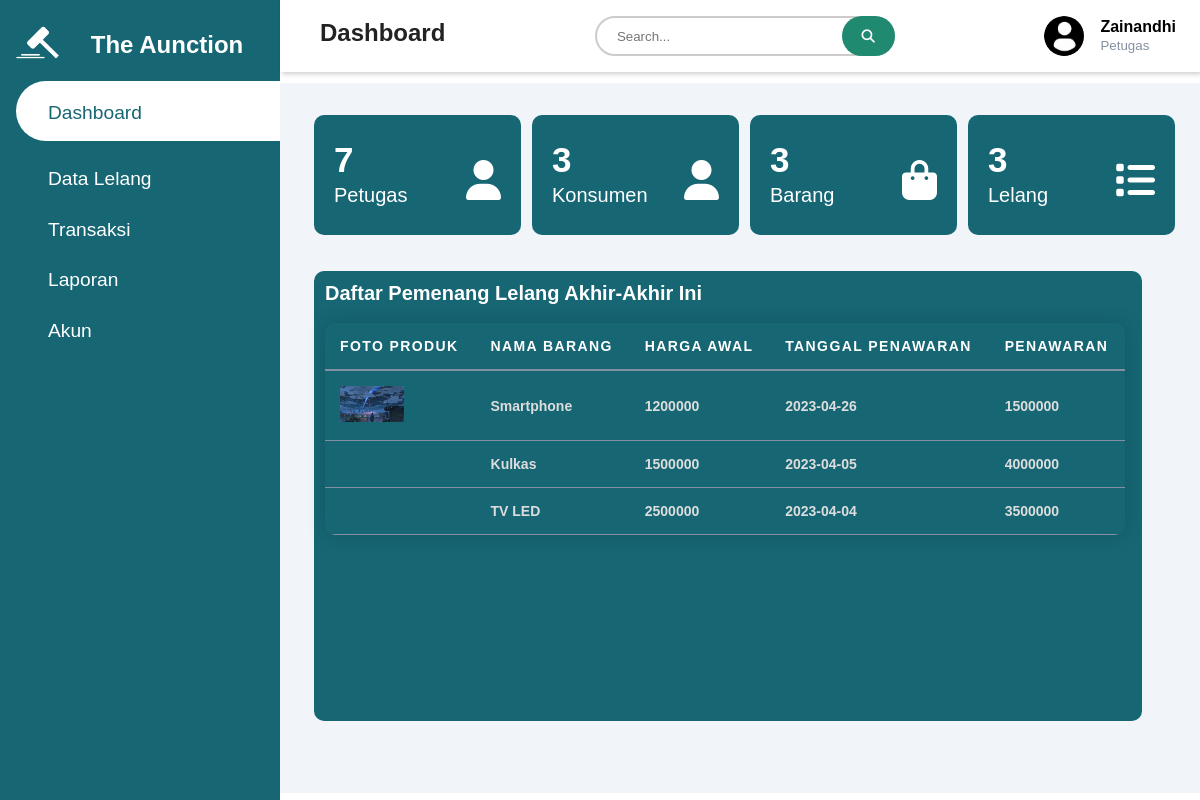
The app's page /petugas/petugaspage.php (signed in) with its own data.
### tables this page shows
CREATE TABLE `tpetugas` (
  `id_petugas` int(11) NOT NULL,
  `nama_petugas` varchar(50) NOT NULL,
  `username` varchar(25) NOT NULL,
  `password` varchar(25) NOT NULL,
  `id_level` int(11) NOT NULL,
  `gambar` varchar(50) NOT NULL
);

CREATE TABLE `thistori_lelang` (
  `id_histori` int(11) NOT NULL,
  `id_lelang` int(11) NOT NULL,
  `id_barang` int(11) NOT NULL,
  `id_user` int(11) NOT NULL,
  `tanggal_penawaran` date DEFAULT curdate(),
  `penawaran_harga` int(11) NOT NULL
);

CREATE TABLE `tbarang` (
  `id_barang` int(11) NOT NULL,
  `nama_barang` varchar(25) NOT NULL,
  `tanggal` date NOT NULL,
  `harga_awal` int(20) NOT NULL,
  `deskripsi_barang` text NOT NULL,
  `gambar_barang` varchar(50) NOT NULL
);

### petugas/petugaspage.php (the view, shortened to what this page needs)
<?php
require '../php/koneksi.php';
if (isset($_SESSION['login'])) {
    $id_petugas = $_SESSION['id_petugas'];
    $query = "SELECT * FROM tpetugas WHERE id_petugas='$id_petugas'";
    $a = mysqli_query($koneksi, $query);
    $data = mysqli_fetch_array($a);
    $d1 = $data['username'];
} else {
    header("location:../../php/page/loginpetugas.php");
}
?>
<!DOCTYPE html>
<html lang="en">
<head>
    <link rel="stylesheet"
        href="https://maxst.icons8.com/vue-static/landings/line-awesome/line-awesome/1.3.0/css/line-awesome.min.css">
    <link rel="stylesheet" href="https://cdnjs.cloudflare.com/ajax/libs/font-awesome/6.4.0/css/all.min.css"
 />
    <link rel="stylesheet" href="../assets/css/test.css">
</head>
<body>
    <div class="sidebar">
        <div class="sidebar-brand">
            <h1>
                <img src="../assets/img/LELANG6.png" alt="" width="70px" height="70px">
                <h2>The Aunction</h2>
            </h1>
        </div>
        <div class="sidebar-menu">
            <ul>
                <li>
                    <a href="page/dashboard_petugas.php" class="active"><span class="las la-igloo"></span>
                        <span>Dashboard</span></a>
                </li>
            </ul>
            <ul>
                <li>
                    <a href="page/datalelangpetugas.php"><span class="las la-clipboard-list"></span>
                        <span>Data Lelang</span></a>
                </li>
            </ul>
            <ul>
                <li>
                    <a href="page/datatransaksi.php"><span class="las la-clipboard-list"></span>
                        <span>Transaksi</span></a>
                </li>
            </ul>
            <ul>
                <li>
                    <a href="page/laporan_petugas.php"><span class="las la-clipboard-list"></span>
                        <span>Laporan</span></a>
                </li>
            </ul>
            <ul>
                <li>
                    <a href="page/akun_petugas.php"><span class="las la-user-circle"></span>
                        <span>Akun</span></a>
                </li>
            </ul>
        </div>
    </div>
    <div class="main-content">
        <header>
            <h2>
                <label for="nav-toggle">
                    <span class="las la-bars"></span>
                </label>
                Dashboard
            </h2>
            <div class="search-box">
                <form action="" method="POST">
                    <input type="text" name="search" placeholder="Search...">
                    <button type="submit" name="submit-search"><i class="fa fa-search"></i></button>
                </form>
            </div>
            <div class="user-wrapper">
                <img src="../assets/img/<?= $data['gambar'] ?>" width="40px" height="40px" alt="">
                <div>
                    <h4>
                        <?= $d1 ?>
                    </h4>
                    <small>Petugas</small>
                </div>
            </div>
        </header>
        <main>
            <?php
            include '../php/koneksi.php';
            $data1 = mysqli_query($koneksi, "SELECT COUNT(*)FROM tpetugas");
            $d1 = mysqli_fetch_array($data1);
            $data2 = mysqli_query($koneksi, "SELECT COUNT(*)FROM tkonsumen");
            $d2 = mysqli_fetch_array($data2);
            $data3 = mysqli_query($koneksi, "SELECT COUNT(*)FROM tbarang");
            $d3 = mysqli_fetch_array($data3);
            $data4 = mysqli_query($koneksi, "SELECT COUNT(*)FROM tlelang");
            $d4 = mysqli_fetch_array($data4);
            ?>
            <div class="col-div-3">
                <div class="box">
                    <p>
                        <?= $d1['COUNT(*)']; ?><br /><span>Petugas</span>
                    </p>
                    <i class="fa fa-user box-icon"></i>
                </div>
            </div>
            <div class="col-div-3">
                <div class="box">
                    <p>
                        <?= $d2['COUNT(*)']; ?><br /><span>Konsumen</span>
                    </p>
                    <i class="fa fa-user box-icon"></i>
                </div>
            </div>
            <div class="col-div-3">
                <div class="box">
                    <p>
                        <?= $d3['COUNT(*)']; ?><br /><span>Barang</span>
                    </p>
                    <i class="fa fa-shopping-bag box-icon"></i>
                </div>
            </div>
            <div class="col-div-3">
                <div class="box">
                    <p>
                        <?= $d4['COUNT(*)']; ?><br /><span>Lelang</span>
                    </p>
                    <i class="fa fa-list box-icon"></i>
                </div>
            </div>
            <br /><br />
            <div class="col-div-8">
                <div class="box-8">
                    <div class="content-box">
                        <h2>Daftar Pemenang Lelang Akhir-Akhir Ini</h2>
                        <br />
                        <table id="table-dashboard">
                            <tr>
                                <th id="table-dashboard-th">Foto Produk</th>
                                <th id="table-dashboard-th">Nama Barang</th>
                                <th id="table-dashboard-th">Harga Awal</th>
                                <th id="table-dashboard-th">Tanggal Penawaran</th>
                                <th id="table-dashboard-th">Penawaran</th>
                            </tr>
                            <?php
                            include '../php/koneksi.php';
                            $data5 = mysqli_query($koneksi, "SELECT * FROM `thistori_lelang` INNER JOIN tbarang on thistori_lelang.id_barang=tbarang.id_barang ORDER BY tanggal_penawaran DESC LIMIT 3
                            ");
                            while ($d5 = mysqli_fetch_array($data5)) {
                                ?>
                            <tr>
                                <td id="table-dashboard-td">
                                    <img src="../assets/img/<?= $d5['gambar_barang']; ?>" alt="" width="64px"
                                        height="auto">
                                </td>
                                <td id="table-dashboard-td">
                                    <?= $d5['nama_barang']; ?>
                                </td>
                                <td id="table-dashboard-td">
                                    <?= $d5['harga_awal']; ?>
                                </td>
                                <td id="table-dashboard-td">
                                    <?= $d5['tanggal_penawaran']; ?>
                                </td>
                                <td id="table-dashboard-td">
                                    <?= $d5['penawaran_harga']; ?>
                                </td>
                            </tr>
                            <?php
                            }
                            ?>
                        </table>
                    </div>
                </div>
            </div>
    </div>
</body>
</html>

### assets/css/test.css (style rules this page uses)
:root { --main-color: #166674; --color-dark: #1D2231; --text-grey: #8390A2; }
* { padding: 0; margin: 0; box-sizing: border-box; list-style-type: none; text-decoration: none; font-family: 'Poppins', sans-serif; }
.sidebar { width: 280px; position: fixed; left: 0; top: 0; height: 100%; background: var(--main-color); z-index: 100%; transition: widht 300ms; overflow: hidden; }
.sidebar-brand { height: 55px; padding-left: 1rem 0rem 1rem 2rem; display: flex; margin-top: 10px; }
.sidebar-brand h1 img { padding-left: 5px; width: 70px; height: auto; }
.sidebar-brand h2 { padding: 1.3rem; color: #fff; }
.sidebar-menu { margin-top: 1rem; }
.sidebar-menu li { width: 100%; margin-bottom: 1.4rem; padding-left: 1rem; }
.sidebar-menu a { padding-left: 1rem; display: block; color: #fff; font-size: 1.2rem; }
.sidebar-menu a.active { background: #fff; padding-top: 1rem; padding-bottom: 1rem; color: var(--main-color); border-radius: 30px 0px 0px 30px; transition: 3s; }
.sidebar-menu a span:first-child { font-size: 1.5rem; padding-right: 1rem; }
.main-content { margin-left: 280px; }
header { background: #fff; display: flex; justify-content: space-between; padding: 1rem 1.5rem; box-shadow: 2px 2px 5px rgba(0, 0, 0, 0.2); position: fixed; left: 280px; width: calc(100% - 280px); top: 0; z-index: 100; transition: left 300ms; }
header h2 { color: #222; }
header label span { font-size: 1.7rem; padding-right: 1rem; }
.search-box { position: relative; width: 300px; height: 40px; }
.search-box input[type="text"] { width: 300px; height: 40px; padding: 10px 20px; box-sizing: border-box; border: none; border: 2px solid #ccc; border-radius: 20px; }
.search-box button[type="submit"] { position: absolute; right: 0; height: 40px; padding: 12px 20px; background-color: #1F8A70; color: white; border: none; border-radius: 20px; cursor: pointer; }
.user-wrapper { display: flex; align-items: center; }
.user-wrapper img { border-radius: 50%; margin-right: 1rem; object-fit: cover; }
.user-wrapper h4 { margin-bottom: 0rem !important; }
.user-wrapper small { display: inline-block; color: var(--text-grey); }
main { margin-top: 65px; padding: 2rem 1.5rem; background: #f1f5f9; min-height: calc(100vh - 90px); width: 100%; position: relative; }
.col-div-3 { width: 25%; float: left; }
.box { width: 95%; height: 120px; background-color: #166674; margin-left: 10px; padding: 10px; border-radius: 10px; }
.box p { font-size: 35px; color: white; font-weight: bold; line-height: 30px; padding-left: 10px; margin-top: 20px; display: inline-block; }
.box p span { font-size: 20px; font-weight: 400; color: #fff; }
.box-icon { font-size: 40px !important; float: right; margin-top: 35px !important; color: #fff; padding-right: 10px; }
.col-div-8 { width: 100%; float: left; }
.box-8, .box-4 { width: 95%; background-color: #166674; height: 450px; border-radius: 10px; }
.box-8 { margin-left: 10px; }
.content-box { padding: 11px; }
.content-box h2 { margin: 0px; font-size: 20px; color: #fff; }
#table-dashboard { font-family: arial, sans-serif; border-collapse: collapse; width: 100%; background-color: #166674; margin-left: 0px; margin-top: 0px; }
#table-dashboard-td, #table-dashboard-th { text-align: left; padding: 15px; color: #ddd; border-bottom: 1px solid #8390A2; }
#table-dashboard-th { background-color: #166674; color: #fff; font-weight: 600; text-transform: uppercase; letter-spacing: 0.1em; border: none; border-bottom: 2px solid #8390A2; }
#table-dashboard tr:nth-child(even) { background-color: #166674; }
#table-transaksi th, td { padding: 12px; text-align: left; vertical-align: middle; font-weight: bold; }
table { border-collapse: collapse; width: 100%; max-width: 800px; margin-left: 10px; background-color: #fff; color: #333; font-size: 14px; font-weight: 400; text-align: left; border-radius: 10px; overflow: hidden; box-shadow: 0 0 20px rgba(0, 0, 0, 0.15); }
th, td { padding: 12px; text-align: left; vertical-align: middle; }
th { background-color: #333; color: #fff; font-weight: 600; text-transform: uppercase; letter-spacing: 0.1em; border-bottom: 2px solid #111; }
tr:nth-child(even) { background-color: #f8f8f8; }

### records on screen
tpetugas: gambar (placeholder picture), username "Zainandhi"
thistori_lelang: id_barang.gambar_barang (picture), id_barang.nama_barang "Smartphone", id_barang.harga_awal "1200000", tanggal_penawaran "2023-04-26", penawaran_harga "1500000"
thistori_lelang: id_barang.nama_barang "Kulkas", id_barang.harga_awal "1500000", tanggal_penawaran "2023-04-05", penawaran_harga "4000000"
thistori_lelang: id_barang.nama_barang "TV LED", id_barang.harga_awal "2500000", tanggal_penawaran "2023-04-04", penawaran_harga "3500000"

### other values on screen
$d1['COUNT(*)'] "7"
$d2['COUNT(*)'] "3"
$d3['COUNT(*)'] "3"
$d4['COUNT(*)'] "3"
